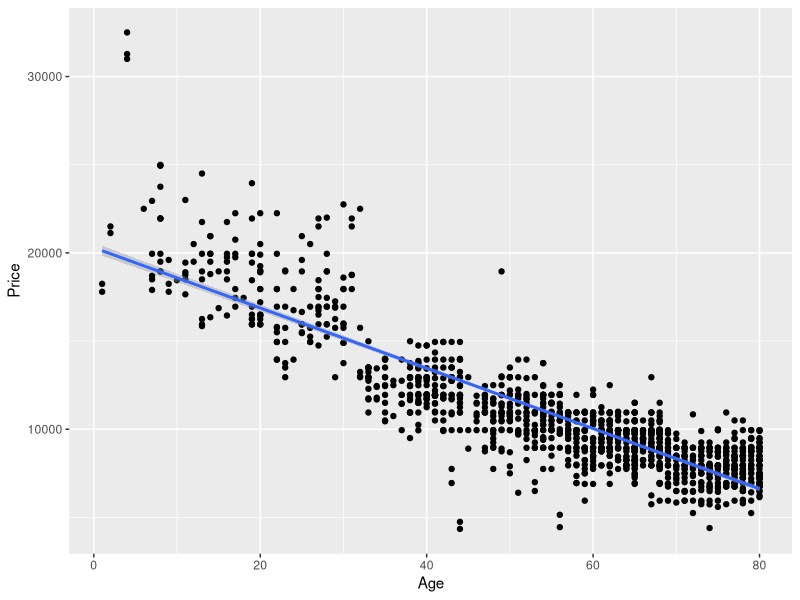
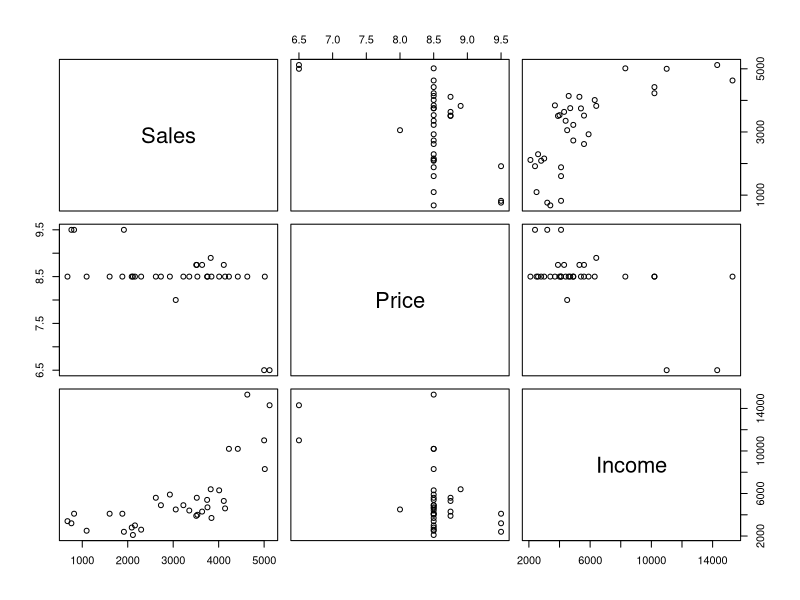

Here is the R script that generated these plots, in order:
car=read.csv('car.csv')

## visualize data ggplot

dim(car)
head(car)

library(ggplot2)
ggplot(car,aes(x=Age,y=Price))+
  geom_point()+
  geom_smooth(data=car,formula=y~x,method='lm')

## correlation analysis
cor(car$Age,car$Price,method = "pearson")
# [1] -0.8765905 - strong negetive relationship 


# NULL Hypothesis : Correlation is equal to 0
# Alternative Hypothesis : Not equal to 0
cor.test(car$Age,car$Price,method = "pearson")
# 	Pearson's product-moment correlation

# data:  car$Age and car$Price
# t = -68.978, df = 1434, p-value < 2.2e-16
# alternative hypothesis: true correlation is not equal to 0
# 95 percent confidence interval:
#   -0.8880508 -0.8640415
# sample estimates:
#   cor 
# -0.8765905 

# The p-value of the test is less than ??= 0.05. We can conclude 
# that car age and resale price are significantly correlated with 
# a correlation coefficient of -0.87 at 95% confidence level.



fit=lm(car)
# Call:
#   lm(formula = car)

# Coefficients:
#   (Intercept)          Age  
# 20294.1       -170.9  

# LR result: y = -170.9 X + 20294.1

## Hypothesis Testing 
# NULL Hypothesis : Correlation is equal to 0 means alpha = 0
# Alternative Hypothesis : Not equal to 0
summary(fit)
# Call:
# lm(formula = car)

# Residuals:
#   Min      1Q  Median      3Q     Max 
# -8423.0  -997.4   -24.6   878.5 12889.7 

# Coefficients:
#   Estimate Std. Error t value Pr(>|t|)    
# (Intercept) 20294.059    146.097  138.91   <2e-16 ***
#  Age          -170.934      2.478  -68.98   <2e-16 ***
#   ---
#   Signif. codes:  0 '***' 0.001 '**' 0.01 '*' 0.05 '.' 0.1 ' ' 1

# Residual standard error: 1746 on 1434 degrees of freedom
# Multiple R-squared:  0.7684,	Adjusted R-squared:  0.7682 
# F-statistic:  4758 on 1 and 1434 DF,  p-value: < 2.2e-16

################
# conclusion
################
# p <2e-16 < 0.025  Reject H0




omnimeats=read.csv("OmniMeats.csv")

dim(omnimeats)
head(omnimeats)

model=lm(formula = Sales~Price+Income,data=omnimeats)
summary(model)

cor(omnimeats)
pairs(omnimeats)

new_data=data.frame(Price=9,Income=500)
predict(model,new_data,interval = "predict")






